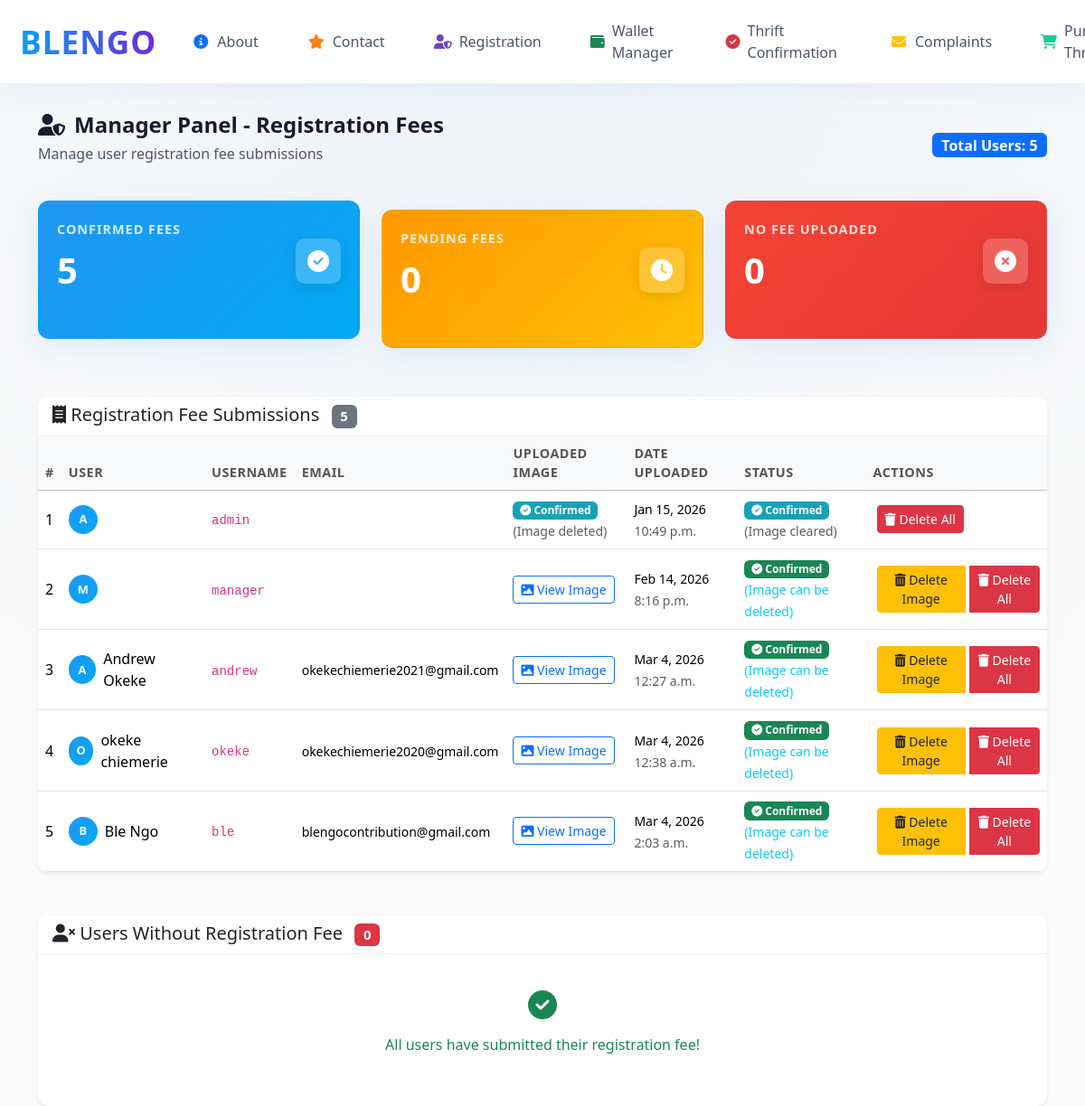
Screenshot of /manager/ (signed in) with the database file from the repository.
### base/models.py (models this page shows, shortened)
class RegistrationFee(models.Model):
    image_upload = models.ImageField(upload_to='registration_fees/')
    uploaded_by = models.ForeignKey(User, on_delete=models.CASCADE)
    date_uploaded = models.DateTimeField(auto_now_add=True)
    confirmed = models.BooleanField(default=False)
    image_cleared = models.BooleanField(default=False)

### base/views.py (the view)
# urls.py: path('manager/', views.manager, name='manager'),
@login_required(login_url='/sign-in/')
def manager(request):
    if request.user.username == 'manager':
        registration_fees = RegistrationFee.objects.select_related('uploaded_by').all()
        confirmed_fees = registration_fees.filter(confirmed=True).count()
        pending_fees = registration_fees.filter(confirmed=False).count()
        total_users = User.objects.count()
        users_with_fee = registration_fees.values_list('uploaded_by_id', flat=True)
        users_without_fee = User.objects.exclude(id__in=users_with_fee)
        context = {
            'registration_fees': registration_fees,
            'confirmed_fees': confirmed_fees,
            'pending_fees': pending_fees,
            'total_users': total_users,
            'users_without_fee': users_without_fee,
        }
        return render(request, "manager.html", context)
    else:
        return render(request, "manager.html")

### base/context_processors.py (called while the page is built)
def registration_status_processor(request):
    context = {}
    if request.user.is_authenticated:
        try:
            registration_fee = RegistrationFee.objects.get(uploaded_by=request.user)
            if registration_fee.confirmed:
                context['registration_status'] = "active"
            else:
                context['registration_status'] = "pending"
        except RegistrationFee.DoesNotExist:
            context['registration_status'] = "inactive"
    else:
        context['registration_status'] = None  # or "inactive" if you prefer
    return context

### templates/manager.html (shortened to what this page needs)
{% extends 'home.html' %}
{% load static %}
{% block content %}
<div class="container mt-5">
    {% if user.username == 'manager' %}
        <div class="dashboard-header mb-4">
            <div class="d-flex justify-content-between align-items-center">
                <div>
                    <h1 class="dashboard-title" style="font-size: 24px;">
                        <i class="fas fa-user-shield"></i> Manager Panel - Registration Fees
                    </h1>
                    <p class="dashboard-subtitle">Manage user registration fee submissions</p>
                </div>
                <div class="text-end">
                    <span class="badge bg-primary fs-6">Total Users: {{ total_users }}</span>
                </div>
            </div>
            <div class="row mt-4">
                <div class="col-md-4">
                    <div class="stat-card" style="background: linear-gradient(135deg, #2196F3, #03A9F4); color: white;">
                        <div class="stat-header">
                            <div>
                                <div class="stat-title" style="color: rgba(255,255,255,0.9);">Confirmed Fees</div>
                                <div class="stat-value" style="color: white; font-size: 2.5rem;">{{ confirmed_fees }}</div>
                            </div>
                            <div class="stat-icon" style="background: rgba(255,255,255,0.2);">
                                <i class="fas fa-check-circle"></i>
                            </div>
                        </div>
                    </div>
                </div>
                <div class="col-md-4" style="margin-top: 10px;margin-bottom: 10px;">
                    <div class="stat-card" style="background: linear-gradient(135deg, #FF9800, #FFC107); color: white;">
                        <div class="stat-header">
                            <div>
                                <div class="stat-title" style="color: rgba(255,255,255,0.9);">Pending Fees</div>
                                <div class="stat-value" style="color: white; font-size: 2.5rem;">{{ pending_fees }}</div>
                            </div>
                            <div class="stat-icon" style="background: rgba(255,255,255,0.2);">
                                <i class="fas fa-clock"></i>
                            </div>
                        </div>
                    </div>
                </div>
                <div class="col-md-4">
                    <div class="stat-card" style="background: linear-gradient(135deg, #f44336, #e53935); color: white;">
                        <div class="stat-header">
                            <div>
                                <div class="stat-title" style="color: rgba(255,255,255,0.9);">No Fee Uploaded</div>
                                <div class="stat-value" style="color: white; font-size: 2.5rem;">{{ users_without_fee|length }}</div>
                            </div>
                            <div class="stat-icon" style="background: rgba(255,255,255,0.2);">
                                <i class="fas fa-times-circle"></i>
                            </div>
                        </div>
                    </div>
                </div>
            </div>
        </div>
        <div class="card shadow-sm mb-5">
            <div class="card-header bg-white">
                <h5 class="mb-0">
                    <i class="fas fa-receipt"></i> Registration Fee Submissions
                    <span class="badge bg-secondary ms-2">{{ registration_fees.count }}</span>
                </h5>
            </div>
            <div class="card-body p-0">
                <div class="table-responsive">
                    <table class="table table-hover mb-0">
                        <thead class="table-light">
                            <tr>
                                <th>#</th>
                                <th>User</th>
                                <th>Username</th>
                                <th>Email</th>
                                <th>Uploaded Image</th>
                                <th>Date Uploaded</th>
                                <th>Status</th>
                                <th>Actions</th>
                            </tr>
                        </thead>
                        <tbody>
                            {% for fee in registration_fees %}
                            <tr>
                                <td>{{ forloop.counter }}</td>
                                <td>
                                    <div class="d-flex align-items-center">
                                        <div class="user-avatar me-2" style="width: 32px; height: 32px; font-size: 0.8rem;">
                                            {{ fee.uploaded_by.username|first|upper }}
                                        </div>
                                        <div>
                                            {{ fee.uploaded_by.first_name }} {{ fee.uploaded_by.last_name }}
                                        </div>
                                    </div>
                                </td>
                                <td>
                                    <code>{{ fee.uploaded_by.username }}</code>
                                </td>
                                <td>
                                    <small>{{ fee.uploaded_by.email }}</small>
                                </td>
                                <td>
                                    {% if fee.image_upload %}
                                    <button type="button" class="btn btn-sm btn-outline-primary" data-bs-toggle="modal" data-bs-target="#imageModal{{ fee.id }}">
                                        <i class="fas fa-image"></i> View Image
                                    </button>
                                    {% elif fee.confirmed %}
                                    <span class="badge bg-info">
                                        <i class="fas fa-check-circle"></i> Confirmed
                                    </span>
                                    <br>
                                    <small class="text-muted">(Image deleted)</small>
                                    {% else %}
                                    <span class="text-muted">No image uploaded</span>
                                    {% endif %}
                                </td>
                                <td>
                                    <small>{{ fee.date_uploaded|date:"M j, Y" }}</small>
                                    <br>
                                    <small class="text-muted">{{ fee.date_uploaded|time:"g:i a" }}</small>
                                </td>
                                <td>
                                    {% if fee.confirmed %}
                                        {% if fee.image_upload %}
                                        <span class="badge bg-success">
                                            <i class="fas fa-check-circle"></i> Confirmed
                                        </span>
                                        <br>
                                        <small class="text-info">(Image can be deleted)</small>
                                        {% else %}
                                        <span class="badge bg-info">
                                            <i class="fas fa-check-circle"></i> Confirmed
                                        </span>
                                        <br>
                                        <small class="text-muted">(Image cleared)</small>
                                        {% endif %}
                                    {% else %}
                                        <span class="badge bg-warning text-dark">
                                            <i class="fas fa-clock"></i> Pending
                                        </span>
                                    {% endif %}
                                </td>
                                <td>
                                    <div class="btn-group btn-group-sm" role="group">
                                        {% if fee.image_upload %}
                                        <button type="button" class="btn btn-warning btn-sm ms-1"
                                                data-bs-toggle="modal" data-bs-target="#deleteImageModal{{ fee.id }}"
                                                title="Delete Image Only">
                                            <i class="fas fa-trash-alt"></i> Delete Image
                                        </button>
                                        {% endif %}
                                        <button type="button" class="btn btn-danger btn-sm ms-1"
                                                data-bs-toggle="modal" data-bs-target="#deleteModal{{ fee.id }}"
                                                title="Delete Entire Submission">
                                            <i class="fas fa-trash"></i> Delete All
                                        </button>
                                    </div>
                                </td>
                            </tr>
                            {% endfor %}
                        </tbody>
                    </table>
                </div>
            </div>
        </div>
        <div class="card shadow-sm">
            <div class="card-header bg-white">
                <h5 class="mb-0">
                    <i class="fas fa-user-times"></i> Users Without Registration Fee
                    <span class="badge bg-danger ms-2">{{ users_without_fee|length }}</span>
                </h5>
            </div>
            <div class="card-body">
                {% if users_without_fee %}
                <div class="row">
                    {% for user in users_without_fee %}
                    <div class="col-md-4 mb-3">
                        <div class="card border-dashed">
                            <div class="card-body">
                                <div class="d-flex align-items-center">
                                    <div class="user-avatar me-3" style="width: 40px; height: 40px;">
                                        {{ user.username|first|upper }}
                                    </div>
                                    <div>
                                        <h6 class="mb-0">{{ user.username }}</h6>
                                        <small class="text-muted">{{ user.email }}</small>
                                        <br>
                                        <small class="text-danger">
                                            <i class="fas fa-exclamation-circle"></i> No fee uploaded
                                        </small>
                                    </div>
                                </div>
                            </div>
                        </div>
                    </div>
                    {% endfor %}
                </div>
                {% else %}
                <div class="text-center py-4">
                    <div class="text-success">
                        <i class="fas fa-check-circle fa-2x mb-3"></i>
                        <p>All users have submitted their registration fee!</p>
                    </div>
                </div>
                {% endif %}
            </div>
        </div>
    {% endif %}
</div>
{% endblock %}

### templates/home.html (style rules this page uses)
:root { --neon-blue: #03A9F4; --neon-purple: #7c4dff; --light-bg: #FAFAFA; --glass: rgba(0, 0, 0, 0.05); --text-dark: #1a1a2e; --text-medium: #4a5568; --accent-blue: #0077ff; --accent-purple: #6d28d9; --card-bg: rgba(255, 255, 255, 0.9); --danger-red: #dc3545; }
body { padding-top: 76px; background: radial-gradient(circle at top, #F0F4F8, #FAFAFA 80%); color: var(--text-dark); font-family: 'Segoe UI', system-ui, -apple-system, sans-serif; min-height: 100vh; }
.dashboard-header { margin-bottom: 30px; }
.dashboard-title { font-weight: 700; font-size: 1.8rem; color: var(--text-dark); margin-bottom: 5px; display: flex; align-items: center; gap: 10px; }
.dashboard-subtitle { color: var(--text-medium); font-size: 1rem; }
.stat-card { background: rgba(255, 255, 255, 0.85); backdrop-filter: blur(10px); border-radius: 20px; padding: 25px; box-shadow: 0 8px 32px rgba(0, 119, 255, 0.1); border: 1px solid rgba(0, 119, 255, 0.1); position: relative; overflow: hidden; }
.stat-card::before { content: ''; position: absolute; top: 0; left: 0; width: 6px; height: 100%; }
.stat-header { display: flex; align-items: center; justify-content: space-between; margin-bottom: 20px; }
.stat-icon { width: 50px; height: 50px; border-radius: 14px; display: flex; align-items: center; justify-content: center; font-size: 1.5rem; color: white; box-shadow: 0 4px 15px rgba(0, 0, 0, 0.1); }
.stat-title { font-size: 0.9rem; color: var(--text-medium); text-transform: uppercase; letter-spacing: 1px; font-weight: 600; margin-bottom: 5px; }
.stat-value { font-size: 2.2rem; font-weight: 700; color: var(--text-dark); margin-bottom: 5px; }
.card { border-radius: 16px; overflow: hidden; border: 1px solid rgba(0, 119, 255, 0.1); box-shadow: 0 8px 32px rgba(0, 119, 255, 0.1); }

### templates/manager.html (style rules this page uses)
.user-avatar { width: 35px; height: 35px; background: linear-gradient(135deg, #2196F3, #03A9F4); border-radius: 50%; display: flex; align-items: center; justify-content: center; color: white; font-weight: 600; }
.table th { border-top: none; font-weight: 600; color: #555; font-size: 0.9rem; text-transform: uppercase; letter-spacing: 0.5px; }
.table td { vertical-align: middle; }
.card { border: none; border-radius: 12px; }
.card-header { border-bottom: 1px solid rgba(0,0,0,.05); border-radius: 12px 12px 0 0 !important; }
.stat-card { border-radius: 12px; padding: 20px; margin-bottom: 20px; }
.stat-header { display: flex; justify-content: space-between; align-items: center; }
.stat-icon { width: 50px; height: 50px; border-radius: 10px; display: flex; align-items: center; justify-content: center; font-size: 1.5rem; }
.stat-value { font-weight: 700; margin-top: 5px; }
.stat-title { font-size: 0.9rem; opacity: 0.9; }
.btn-group-sm .btn { padding: 0.25rem 0.5rem; font-size: 0.875rem; }
.btn-warning { background-color: #ffc107; border-color: #ffc107; color: #212529; }
.badge.bg-info { background-color: #17a2b8 !important; }

### rows the page displays
RegistrationFee: uploaded_by.username|first "A", uploaded_by.username "admin", image_upload "Confirmed", date_uploaded "Jan 15, 2026", date_uploaded "10:49 p.m.", confirmed True (drawn)
RegistrationFee: uploaded_by.username|first "M", uploaded_by.username "manager", date_uploaded "Feb 14, 2026", date_uploaded "8:16 p.m.", confirmed True (drawn)
RegistrationFee: uploaded_by.username|first "A", uploaded_by.first_name "Andrew", uploaded_by.last_name "Okeke", uploaded_by.username "andrew", uploaded_by.email "okekechiemerie2021@gmail.com", date_uploaded "Mar 4, 2026", date_uploaded "12:27 a.m.", confirmed True (drawn)
RegistrationFee: uploaded_by.username|first "O", uploaded_by.first_name "okeke", uploaded_by.last_name "chiemerie", uploaded_by.username "okeke", uploaded_by.email "okekechiemerie2020@gmail.com", date_uploaded "Mar 4, 2026", date_uploaded "12:38 a.m.", confirmed True (drawn)
RegistrationFee: uploaded_by.username|first "B", uploaded_by.first_name "Ble", uploaded_by.last_name "Ngo", uploaded_by.username "ble", uploaded_by.email "blengocontribution@gmail.com", date_uploaded "Mar 4, 2026", date_uploaded "2:03 a.m.", confirmed True (drawn)

### other values shown
{{ total_users }} "5"
{{ confirmed_fees }} "5"
{{ pending_fees }} "0"
{{ users_without_fee|length }} "0"
{{ registration_fees.count }} "5"
